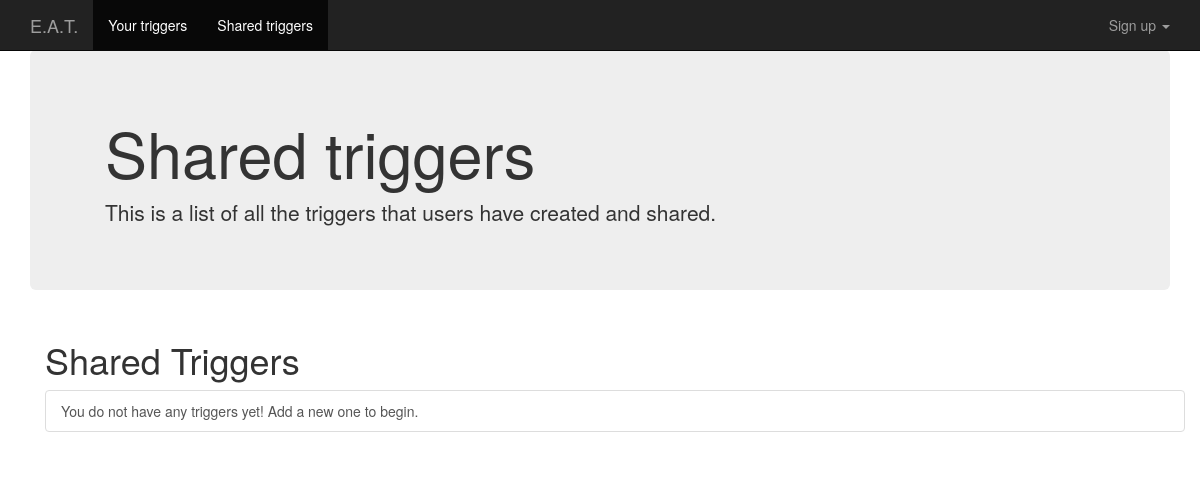
The page /triggers/shared/ on the database as committed earlier.
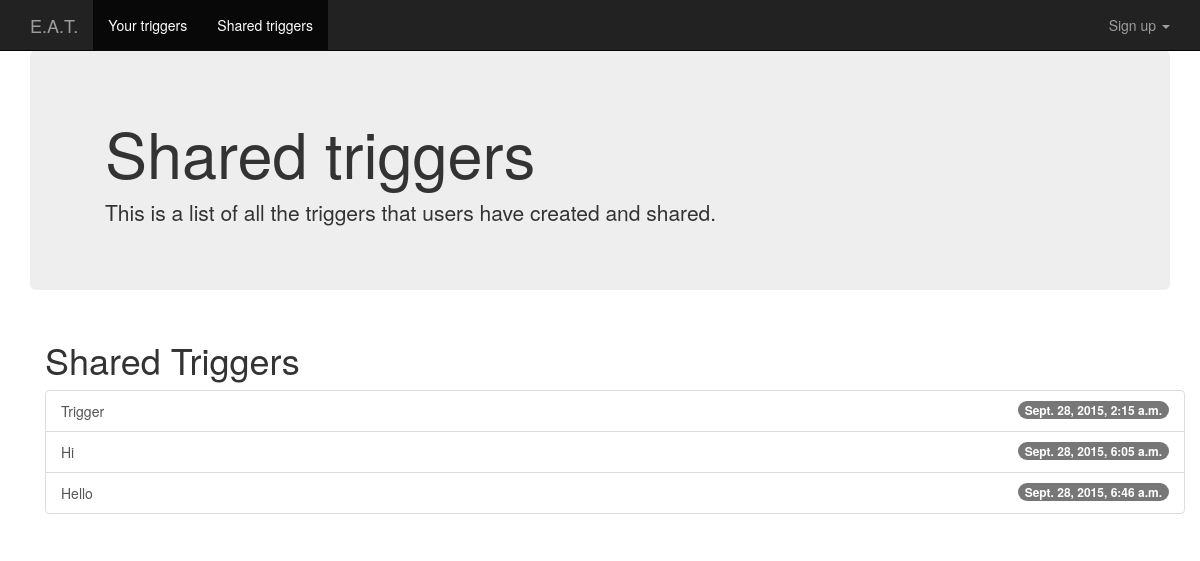
The same page on the database as committed later.
### app/models.py (models this page shows)
class Trigger(models.Model):
    created = models.DateTimeField(auto_now_add=True)
    user = models.ForeignKey('auth.User', related_name='triggers')
    original_user = models.ForeignKey('auth.User', default=0, related_name='created_trigger')
    action = models.CharField(max_length=50)
    event = models.CharField(max_length=50)
    script = models.TextField()
    description = models.TextField()
    shared = models.BooleanField(default=False)
    enabled = models.BooleanField(default=True)
    name = models.CharField(max_length=100, blank=False)
    variable_mapping = models.TextField(default='')

### app/views.py (the view)
# urls.py: url(r'^triggers/shared/$', views.shared_triggers, name='shared-trigger-list'),
def shared_triggers(request):
    return render_to_response('app/shared_trigger.html',
        None,
        context_instance=RequestContext(request,
            { 'object_list': models.Trigger.objects.filter(shared=True) }
        ))

### app/templates/app/shared_trigger.html (shortened to what this page needs)
{% extends "app/base.html" %}
{% block triggers %}
<div class="jumbotron">
  <div class="container">
    <h1> Shared triggers</h1>
    <p>This is a list of all the triggers that users have created and shared.</p>
  </div>
</div>
<div class="container">
<h1>Shared Triggers</h1>
<ul class="list-group">
{% for object in object_list %}
<a href="{% url 'trigger-detail' object.pk %}" class="list-group-item"><span class="badge">{{ object.created }}</span> {{ object.name }}</a>
{% empty %}
<a href="#" class="list-group-item">You do not have any triggers yet! Add a new one to begin.</a>
{% endfor %}
</ul>
{% endblock %}

Rows that differ between the two databases and show on the page:
added Trigger: created "Sept. 28, 2015, 2:15 a.m.", name "Trigger"
added Trigger: created "Sept. 28, 2015, 6:05 a.m.", name "Hi"
added Trigger: created "Sept. 28, 2015, 6:46 a.m.", name "Hello"
Other text that changed with them:
text no longer shown: "You do not have any triggers yet! Add a new one to begin."
